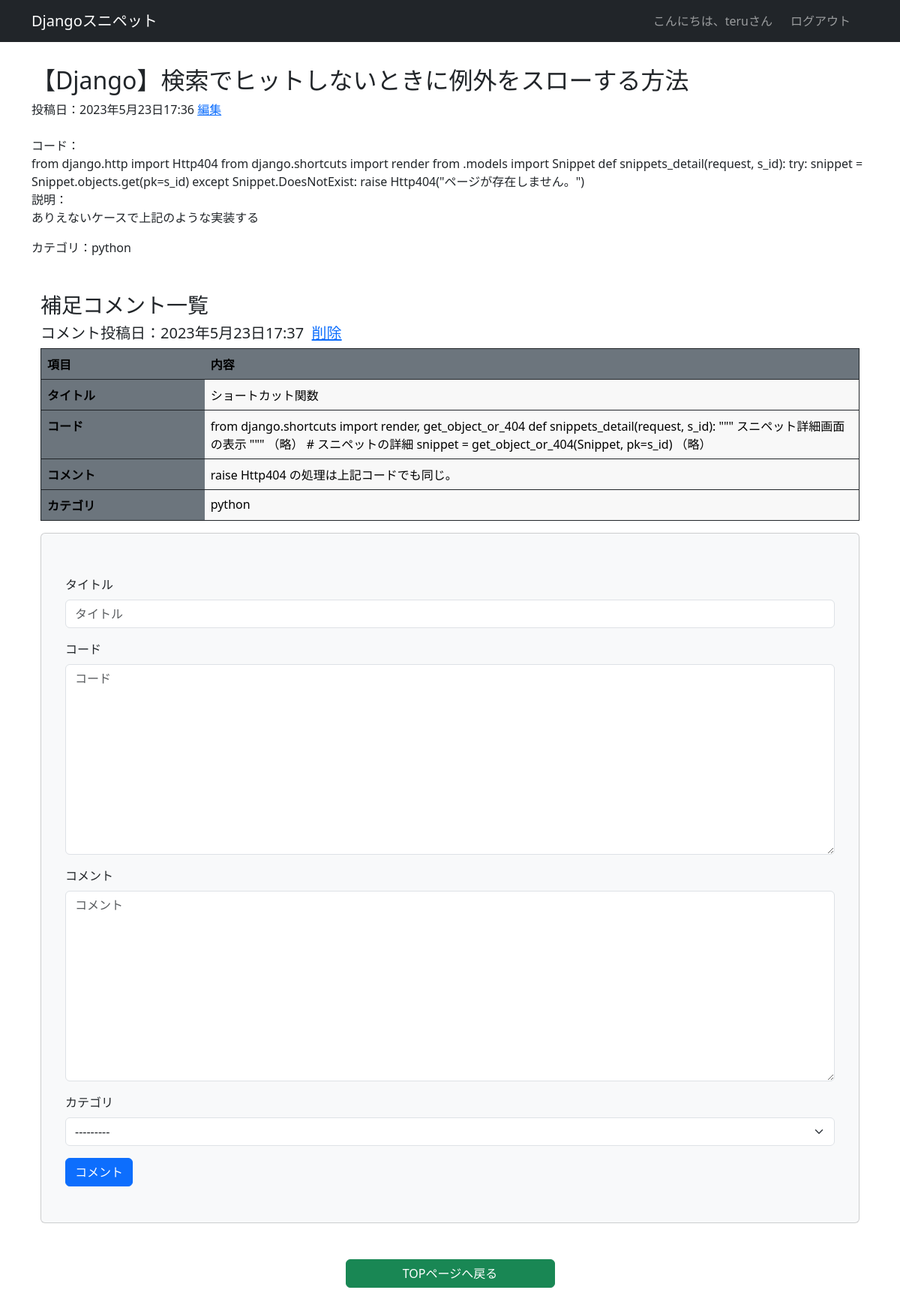
Page /snippets/61/ (signed in) on the committed database.
### snippets/models.py (models this page shows, shortened)
class Snippet(models.Model):
    title = models.CharField('タイトル', max_length=128) # スニペット の タイトル
    code = models.TextField('コード', blank=True) # ソースコード
    description = models.TextField('説明', blank=True) # コードの解説文（文字制限なし）
    created_by = models.ForeignKey(settings.AUTH_USER_MODEL, verbose_name='投稿者', on_delete = models.CASCADE) # ユーザーモデルの主キー
    created_at = models.DateTimeField('投稿日', auto_now_add=True)
    updated_at = models.DateTimeField('更新日', auto_now=True)
    category = models.CharField(
        'カテゴリ',
        max_length=100,
        choices=SNIPPET_CAG,
        blank=True
    )
    class Meta:
        db_table = 'snippets'
        verbose_name = 'スニペット'
        verbose_name_plural = "スニペット"

class Comment(models.Model):
    title = models.CharField('タイトル', max_length=128, blank=True)
    code = models.TextField('コード', blank=True) # ソースコード
    text = models.TextField('コメント', blank=False)
    commented_at = models.DateTimeField('投稿日', auto_now_add=True)
    commented_by = models.ForeignKey(settings.AUTH_USER_MODEL, verbose_name='投稿者', on_delete=models.CASCADE)
    commented_to = models.ForeignKey(Snippet, verbose_name='スニペット', on_delete=models.CASCADE)
    category = models.CharField(
        'カテゴリ',
        max_length=100,
        choices=SNIPPET_CAG,
        blank=True
    )
    class Meta:
        db_table = 'comments'
        verbose_name = 'コメント'
        verbose_name_plural = 'コメント'

### snippets/views.py (the view)
# urls.py: path('<int:s_id>/', views.snippets_detail, name='detail'),
@login_required
@require_http_methods(['GET', 'POST', 'HEAD']) # POST,GET,HEADを受け付ける
def snippets_detail(request, s_id):
    template = 'snippets/snippet_detail.html'
    snippet = get_object_or_404(Snippet, pk=s_id)
    comments = Comment.objects.filter(commented_by=request.user, commented_to=snippet)
    form = CommentForm()
    ctx = {'snippet': snippet, 'comments': comments, 'form': form}
    return render(request, template, ctx)

### snippets/forms.py
class CommentForm(forms.ModelForm):
    class Meta:
        model = Comment
        fields = ('title', 'code', 'text', 'category')

### snippets/templates/snippets/snippet_detail.html (shortened to what this page needs)
{% extends 'base.html' %}
{% load pygmentize %}
{% load django_bootstrap5 %}
{% load markdownize %}
{% load static %}
{% block main %}
<h2>{{ snippet.title }}</h2>
<div class="snippet-date">
  投稿日：{{ snippet.created_at|date:"DATETIME_FORMAT" }}
  {% if user.is_authenticated and snippet.created_by_id == user.id %}
  <a href="{% url 'edit' snippet.pk %}">編集</a>
  {% endif %}
</div>
<div class="mt-4">
  {% if snippet.category == '1' %}
  コード：<br>{{snippet.code|pygmentize:"python3" }}
  {% elif snippet.category == '2' %}
  コード：<br>{{snippet.code|pygmentize:"HTML" }}
  {% elif snippet.category == '3' %}
  コード：<br>{{snippet.code|pygmentize:"css" }}
  {% elif snippet.category == '4' %}
  コード：<br>{{snippet.code|pygmentize:"JavaScript" }}
  {% elif snippet.category == '5' %}
  コード：<br>{{snippet.code|pygmentize:"SQL" }}
  {% elif snippet.category == '6' %}
  コード：<br>{{snippet.code|pygmentize:"Java" }}
  {% elif snippet.category == '7' %}
  コード：<br>{{snippet.code|markdownize }}
  {% else %}
  コード：<br>{{snippet.code|pygmentize:"text"}}
  {% endif %}
</div>
<p>説明：<br>{{ snippet.description|pygmentize:"text" }}</p>
<p>カテゴリ：<span id="category-id">{{ snippet.category }}</span></p>
<div class="container mt-5">
  {% if comments %}
  <h3>補足コメント一覧</h3>
  {% for item in comments %}
  <div class="comment-info">
    <h5 class="card-text">コメント投稿日：{{ item.commented_at }}&nbsp&nbsp<a href="#" class="btn-delete">削除</a></h5>
  </div>
  <table class="table border border-dark">
    <colgroup>
      <col style="width: 20%">
      <col style="width: 80%">
    </colgroup>
    <thead>
      <tr>
        <th class="bg-secondary" scope="col">項目</th>
        <th class="bg-secondary" scope="col">内容</th>
      </tr>
    </thead>
    <tbody>
      <tr>
        <th class="bg-secondary" scope="row">タイトル</th>
        <td>{{ item.title}}</td>
      </tr>
      <tr>
        <th class="bg-secondary" scope="row">コード</th>
        {% if item.category == '1' %}
        <td class="highlight">{{ item.code|pygmentize:"python3" }}</td>
        {% elif item.category == '2' %}
        <td>{{ item.code|pygmentize:"HTML" }}</td>
        {% elif item.category == '3' %}
        <td>{{ item.code|pygmentize:"css" }}</td>
        {% elif item.category == '4' %}
        <td>{{ item.code|pygmentize:"JavaScript" }}</td>
        {% elif item.category == '5' %}
        <td>{{ item.code|pygmentize:"SQL" }}</td>
        {% elif item.category == '6' %}
        <td>{{ item.code|pygmentize:"Java" }}</td>
        {% elif item.category == '7' %}
        <td>{{ item.code|markdownize }}</td>
        {% else %}
        <td>{{ item.code|pygmentize:"text" }}</td>
        {% endif %}
      </tr>
      <tr>
        <th class="bg-secondary" scope="row">コメント</th>
        <td>{{ item.text|pygmentize:"text" }}</td>
      </tr>
      <tr>
        <th class="bg-secondary" scope="row">カテゴリ</th>
        <td class="comment_category">{{ item.category }}</td>
      </tr>
    </tbody>
  </table>
  {% endfor %}
  {% endif %}
  <div class="card mb-4 comment-area bg-light">
  <form method="post" class="mt-4" action="{% url 'comment' snippet.id %}">
    {% bootstrap_form form %}
    {% bootstrap_button button_type="submit" content="コメント" %}
  </form>
  </div>
</div>
<div class="btn-area-center">
  <a href="{% url 'top' %}" class="btn btn-success w-25 mt-4">TOPページへ戻る</a>
</div>
{% endblock %}

### templates/base.html (shortened to what this page needs)
{% load static %}
{% load django_bootstrap5 %}
<html>
<head>
  {% bootstrap_css %}
  <link rel="stylesheet" href="{% static 'snippets/css/style.css' %}">
</head>
<body>
  <nav class="navbar navbar-expand flex-md-row navbar-dark bg-dark">
    <div class="container">
      <a href="/" class="navbar-brand">Djangoスニペット</a>
      <div class="navbar-nav ml-auto">
        {% if request.user.is_authenticated %}
        <span class="navbar-text">こんにちは、{{ request.user }}さん</span>
        <a class="nav-link mx-3" href="{% url 'logout' %}">ログアウト</a>
        {% else %}
        <a class="nav-link mx-3" href="{% url 'login' %}">ログイン</a>
        <a class="nav-link mx-3" href="{% url 'signup' %}">会員登録</a>
        {% endif %}
      </div>
    </div>
  </nav>
  <main>
    <div class="container">
        {% block main %}{% endblock %}
    </div>
  </main>
</body>
</html>

### snippets/static/snippets/css/style.css (style rules this page uses)
main { padding: 2rem 0; }
.snippet-date { margin-bottom: 1rem }
.comment-area { padding: 2rem; }
td { background: #f8f8f8; }
.btn-area-center { display: flex; justify-content: center; align-items: center; }

### rows in the picture
Snippet: title "【Django】検索でヒットしないときに例外をスローする方法", created_at "2023年5月23日17:36", code|pygmentize "from django.http import Http404 from django.shortcuts import render from .models import Snippet def snippets_detail(request, s_id): try: snippet = Snippet.objects.get(pk=s_id) except Snippet.DoesNotExist: raise Http404(\"ページが存在しません。\")", description|pygmentize "ありえないケースで上記のような実装する"
Comment: commented_at "2023年5月23日17:37", title "ショートカット関数", code|pygmentize "from django.shortcuts import render, get_object_or_404 def snippets_detail(request, s_id): \"\"\" スニペット詳細画面の表示 \"\"\" （略） # スニペットの詳細 snippet = get_object_or_404(Snippet, pk=s_id) （略）", text|pygmentize "raise Http404 の処理は上記コードでも同じ。"

### other values in the picture
{{ request.user }} "teru"
